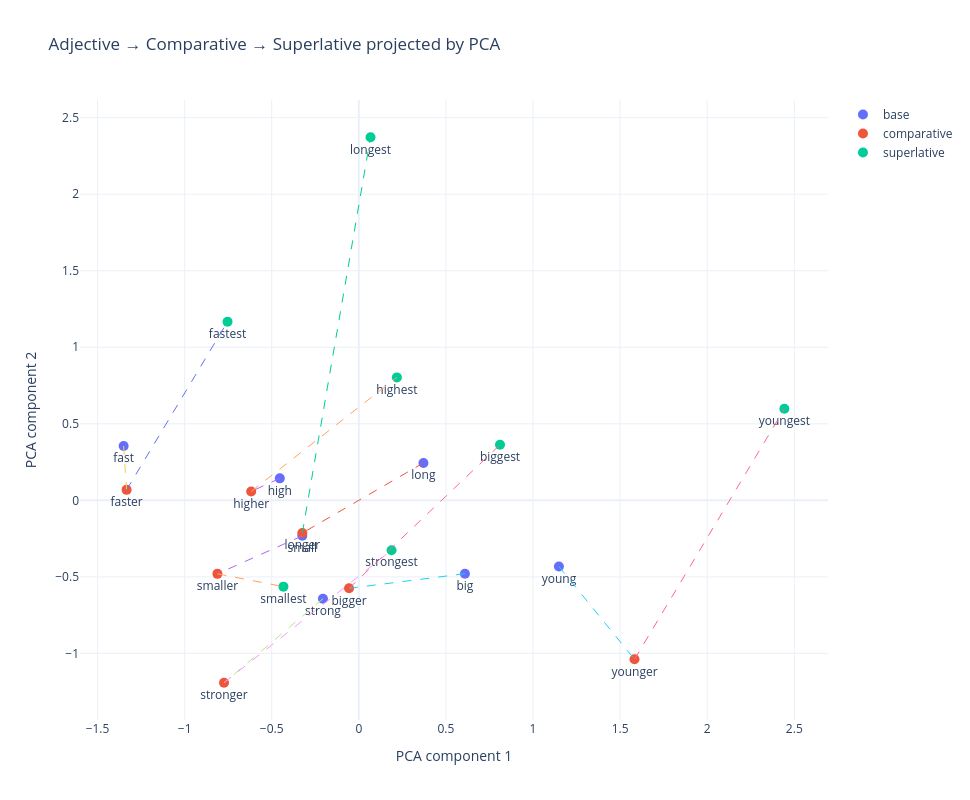

Notebook code for this chart:
### Code cell
from src.evaluation.intrinsic_evaluation.plot_comparative_relations import plot_comparative_relations

plot_comparative_relations(model)

### Figure 1 — Plotly figure (JSON) as saved in the notebook; plotly's stock layout.template omitted (floating-point values rounded to 4 significant figures)
{"data": [{"hovertemplate": "<b>%{text}</b><br>Type: base<br>x=%{x:.3f}<br>y=%{y:.3f}<extra></extra>", "marker": {"size": 10}, "mode": "markers+text", "name": "base", "text": ["small", "big", "strong", "fast", "long", "high", "young"], "textposition": "bottom center", "x": [-0.3244, 0.6092, -0.2059, -1.35, 0.3709, -0.4537, 1.149], "y": [-0.2318, -0.4792, -0.6429, 0.3554, 0.2443, 0.1438, -0.432], "type": "scatter"}, {"hovertemplate": "<b>%{text}</b><br>Type: comparative<br>x=%{x:.3f}<br>y=%{y:.3f}<extra></extra>", "marker": {"size": 10}, "mode": "markers+text", "name": "comparative", "text": ["smaller", "bigger", "stronger", "faster", "longer", "higher", "younger"], "textposition": "bottom center", "x": [-0.8117, -0.05616, -0.774, -1.333, -0.3244, -0.6179, 1.583], "y": [-0.4802, -0.5747, -1.192, 0.06869, -0.2135, 0.05832, -1.039], "type": "scatter"}, {"hovertemplate": "<b>%{text}</b><br>Type: superlative<br>x=%{x:.3f}<br>y=%{y:.3f}<extra></extra>", "marker": {"size": 10}, "mode": "markers+text", "name": "superlative", "text": ["smallest", "biggest", "strongest", "fastest", "longest", "highest", "youngest"], "textposition": "bottom center", "x": [-0.4328, 0.8104, 0.188, -0.7538, 0.06711, 0.2184, 2.443], "y": [-0.5636, 0.3629, -0.3259, 1.167, 2.372, 0.8032, 0.5981], "type": "scatter"}, {"hoverinfo": "skip", "line": {"dash": "dash", "width": 1}, "mode": "lines", "showlegend": false, "x": [-0.3244, -0.8117], "y": [-0.2318, -0.4802], "type": "scatter"}, {"hoverinfo": "skip", "line": {"dash": "dash", "width": 1}, "mode": "lines", "showlegend": false, "x": [-0.8117, -0.4328], "y": [-0.4802, -0.5636], "type": "scatter"}, {"hoverinfo": "skip", "line": {"dash": "dash", "width": 1}, "mode": "lines", "showlegend": false, "x": [0.6092, -0.05616], "y": [-0.4792, -0.5747], "type": "scatter"}, {"hoverinfo": "skip", "line": {"dash": "dash", "width": 1}, "mode": "lines", "showlegend": false, "x": [-0.05616, 0.8104], "y": [-0.5747, 0.3629], "type": "scatter"}, {"hoverinfo": "skip", "line": {"dash": "dash", "width": 1}, "mode": "lines", "showlegend": false, "x": [-0.2059, -0.774], "y": [-0.6429, -1.192], "type": "scatter"}, {"hoverinfo": "skip", "line": {"dash": "dash", "width": 1}, "mode": "lines", "showlegend": false, "x": [-0.774, 0.188], "y": [-1.192, -0.3259], "type": "scatter"}, {"hoverinfo": "skip", "line": {"dash": "dash", "width": 1}, "mode": "lines", "showlegend": false, "x": [-1.35, -1.333], "y": [0.3554, 0.06869], "type": "scatter"}, {"hoverinfo": "skip", "line": {"dash": "dash", "width": 1}, "mode": "lines", "showlegend": false, "x": [-1.333, -0.7538], "y": [0.06869, 1.167], "type": "scatter"}, {"hoverinfo": "skip", "line": {"dash": "dash", "width": 1}, "mode": "lines", "showlegend": false, "x": [0.3709, -0.3244], "y": [0.2443, -0.2135], "type": "scatter"}, {"hoverinfo": "skip", "line": {"dash": "dash", "width": 1}, "mode": "lines", "showlegend": false, "x": [-0.3244, 0.06711], "y": [-0.2135, 2.372], "type": "scatter"}, {"hoverinfo": "skip", "line": {"dash": "dash", "width": 1}, "mode": "lines", "showlegend": false, "x": [-0.4537, -0.6179], "y": [0.1438, 0.05832], "type": "scatter"}, {"hoverinfo": "skip", "line": {"dash": "dash", "width": 1}, "mode": "lines", "showlegend": false, "x": [-0.6179, 0.2184], "y": [0.05832, 0.8032], "type": "scatter"}, {"hoverinfo": "skip", "line": {"dash": "dash", "width": 1}, "mode": "lines", "showlegend": false, "x": [1.149, 1.583], "y": [-0.432, -1.039], "type": "scatter"}, {"hoverinfo": "skip", "line": {"dash": "dash", "width": 1}, "mode": "lines", "showlegend": false, "x": [1.583, 2.443], "y": [-1.039, 0.5981], "type": "scatter"}], "layout": {"title": {"text": "Adjective → Comparative → Superlative projected by PCA"}, "xaxis": {"title": {"text": "PCA component 1"}}, "yaxis": {"title": {"text": "PCA component 2"}}, "width": 970, "height": 800}}
